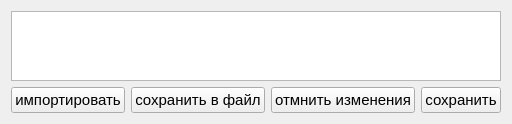
<?xml version="1.0" encoding="UTF-8"?>
<ui version="4.0">
 <class>alphabet</class>
 <widget class="QWidget" name="alphabet">
  <property name="geometry">
   <rect>
    <x>0</x>
    <y>0</y>
    <width>506</width>
    <height>121</height>
   </rect>
  </property>
  <property name="windowTitle">
   <string>Form</string>
  </property>
  <layout class="QGridLayout" name="gridLayout">
   <item row="1" column="1">
    <widget class="QPushButton" name="export_txt">
     <property name="font">
      <font>
       <pointsize>11</pointsize>
      </font>
     </property>
     <property name="text">
      <string>сохранить в файл</string>
     </property>
    </widget>
   </item>
   <item row="0" column="0" colspan="4">
    <widget class="QTextBrowser" name="line">
     <property name="readOnly">
      <bool>false</bool>
     </property>
    </widget>
   </item>
   <item row="1" column="3">
    <widget class="QPushButton" name="save_lib">
     <property name="font">
      <font>
       <pointsize>11</pointsize>
      </font>
     </property>
     <property name="text">
      <string>сохранить</string>
     </property>
    </widget>
   </item>
   <item row="1" column="0">
    <widget class="QPushButton" name="import_txt">
     <property name="font">
      <font>
       <pointsize>11</pointsize>
      </font>
     </property>
     <property name="text">
      <string>импортировать</string>
     </property>
    </widget>
   </item>
   <item row="1" column="2">
    <widget class="QPushButton" name="undo">
     <property name="font">
      <font>
       <pointsize>11</pointsize>
      </font>
     </property>
     <property name="text">
      <string>отмнить изменения</string>
     </property>
    </widget>
   </item>
  </layout>
 </widget>
 <resources/>
 <connections/>
</ui>
